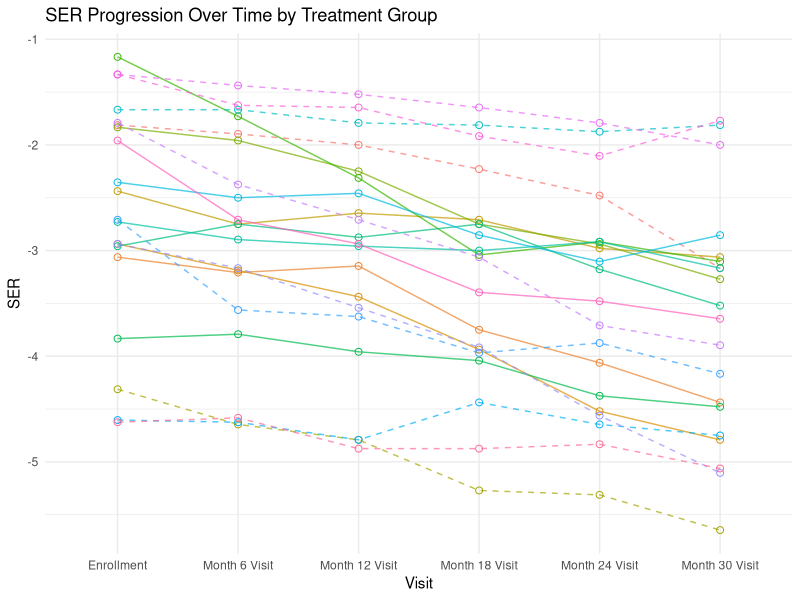
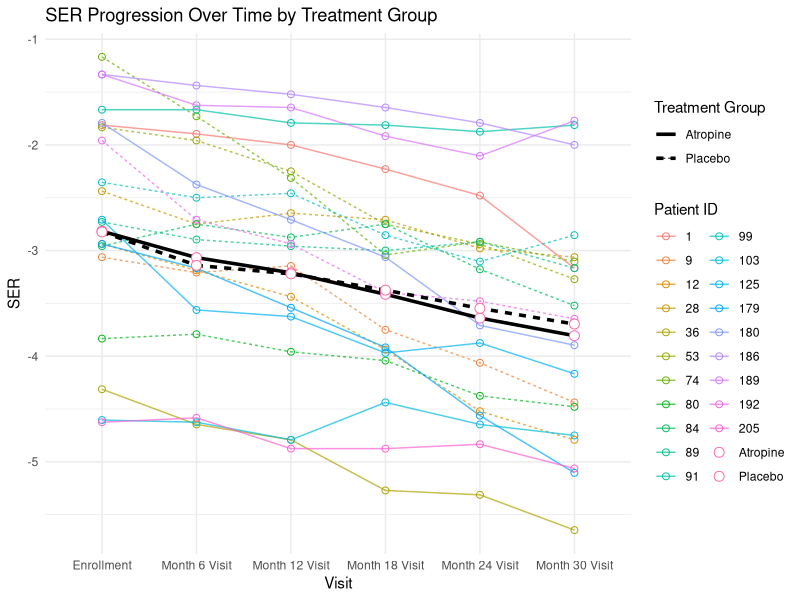

Recreate these plots in R, in order.
library(dplyr)
library(ggplot2)

# Part A. Data Import and merge

# Load VisitData and PtRoster datasets
VisitData <- read.table("Data Tables/MTS1ClinicTesting.txt", 
                        header = TRUE, sep = "|", fill = TRUE, stringsAsFactors = FALSE)
head(VisitData)

PtRoster <- read.table("Data Tables/MTS1PtRoster.txt", 
                       header = TRUE, sep = "|", fill = TRUE, stringsAsFactors = FALSE)
head(PtRoster)

# Load the additional dataset for parental myopia and other demographic information
DemoMedOcuHx <- read.table("Data Tables/MTS1DemoMedOcuHx.txt", 
                           header = TRUE, sep = "|", fill = TRUE, stringsAsFactors = FALSE)
head(DemoMedOcuHx)

#TODO: Handling baseline and run-in randomization 
# VisitData$Visit == 'Run-in FU Randomization'
# VisitData$Visit == 'Enrollment'
# if enrollment 

# Step 1: Calculate SER for each eye
# Left Eye (OS)
VisitData$S_OS <- rowMeans(VisitData[, c("AutoRef1SphOS", "AutoRef2SphOS", "AutoRef3SphOS")], na.rm = TRUE)
VisitData$C_OS <- rowMeans(VisitData[, c("AutoRef1CylOS", "AutoRef2CylOS", "AutoRef3CylOS")], na.rm = TRUE)
VisitData$SER_OS <- VisitData$S_OS + (VisitData$C_OS / 2)

# Right Eye (OD)
VisitData$S_OD <- rowMeans(VisitData[, c("AutoRef1SphOD", "AutoRef2SphOD", "AutoRef3SphOD")], na.rm = TRUE)
VisitData$C_OD <- rowMeans(VisitData[, c("AutoRef1CylOD", "AutoRef2CylOD", "AutoRef3CylOD")], na.rm = TRUE)
VisitData$SER_OD <- VisitData$S_OD + (VisitData$C_OD / 2)

# Step 2: Average SER across both eyes for each visit (i.e., time j)
VisitData$SER <- rowMeans(VisitData[, c("SER_OS", "SER_OD")], na.rm = TRUE)

# Step 3: Merge data with PtRoster and DemoMedOcuHx datasets
# Merging VisitData with PtRoster on Patient ID
MergedData <- merge(VisitData, PtRoster, by = "PtID")

# Merging the result with DemoMedOcuHx on Patient ID
MergedData <- merge(MergedData, DemoMedOcuHx, by = "PtID")

# Step 4: Create necessary variables
# Time (Visit) is already in VisitData as 'Visit'
# Group/Treatment assignment
MergedData$TreatmentGroup <- MergedData$TrtGroup

# Parental myopia status (investigating variables)
MergedData$is_mother_has_myopia <- MergedData$MotherMyop
MergedData$is_father_has_myopia <- MergedData$Father

# Step 5: Filter for patients with more than 5 visits without NA SER
FilteredData <- MergedData %>%
  filter(!is.na(SER)) %>%  # Remove rows where SER is NA
  group_by(PtID) %>%       # Group by PtID
  filter(n() > 5) %>%      # Keep only groups (patients) with more than 5 valid visits
  ungroup()                # Remove grouping to return to a regular data frame

# Get unique PtID for filtered dataset
UniquePtID <- unique(FilteredData$PtID)


# Part 2. Spagetti Plot

# Sample 10 unique patients from each treatment group
SampledPatients_trt <- FilteredData %>%
  filter(TrtGroup == "Atropine") %>%
  distinct(PtID, .keep_all = TRUE) %>%
  slice_sample(n = 10) %>%
  select(PtID)

SampledPatients_ctrl <- FilteredData %>%
  filter(TrtGroup == "Placebo") %>%
  distinct(PtID, .keep_all = TRUE) %>%
  slice_sample(n = 10) %>%
  select(PtID)

SampledPatients <- bind_rows(SampledPatients_trt, SampledPatients_ctrl)

# Filter the original data to include only records for the sampled patients
SampledData <- FilteredData %>%
  filter(PtID %in% SampledPatients$PtID)

# Set line types based on the treatment group
SampledData <- SampledData %>%
  mutate(LineType = ifelse(TrtGroup == "Atropine", "solid", "dashed"))

# Define the order of visits for consistent x-axis ordering
visit_order <- c("Enrollment", "Month 6 Visit", "Month 12 Visit", 
                 "Month 18 Visit", "Month 24 Visit", "Month 30 Visit")

# Convert Visit to a factor with specified order
SampledData <- SampledData %>%
  filter(Visit != "Run-in FU Randomization") %>%
  mutate(Visit = factor(Visit, levels = visit_order))

# Create the spaghetti plot with distinct line types and colors for each patient
ggplot(SampledData, aes(x = Visit, y = SER, group = PtID, color = as.factor(PtID))) +
  geom_line(aes(linetype = LineType), size = 0.5, alpha = 0.7) +  # Line for each patient with line type by group
  geom_point(size = 2, shape = 1) +                                        # Add points at each SER measurement
  labs(title = "SER Progression Over Time by Treatment Group",
       x = "Visit",
       y = "SER",
       color = "Patient ID",
       linetype = 'LineType') +
  scale_x_discrete(drop = FALSE) +                              # Ensure all visits appear on the x-axis
  scale_linetype_manual(values = c("solid", "dashed")) +        
  theme_minimal() +
  theme(legend.position = "none")                               # Optionally hide the legend if there are too many patients



# Calculate and add mean profiles
MeanProfileData <- MergedData %>%
  filter(Visit != "Run-in FU Randomization") %>%
  group_by(Visit, TrtGroup) %>%
  summarize(Mean_SER = mean(SER, na.rm = TRUE), .groups = 'drop')

# Combined plot with individual trajectories and mean profiles
ggplot() +
  # Individual trajectories
  geom_line(data = SampledData, 
            aes(x = Visit, y = SER, group = PtID, color = as.factor(PtID), 
                linetype = TrtGroup),
            size = 0.5, alpha = 0.7) +
  geom_point(data = SampledData,
             aes(x = Visit, y = SER, color = as.factor(PtID)),
             size = 2, shape = 1) +
  # Mean profiles
  geom_line(data = MeanProfileData,
            aes(x = Visit, y = Mean_SER, group = TrtGroup, linetype = TrtGroup),
            size = 1.2) +
  geom_point(data = MeanProfileData,
             aes(x = Visit, y = Mean_SER, color = TrtGroup),
             size = 3, shape = 21, fill = "white") +
  # Labels and theme
  labs(title = "SER Progression Over Time by Treatment Group",
       x = "Visit",
       y = "SER",
       color = "Patient ID",
       linetype = "Treatment Group") +
  scale_x_discrete(drop = FALSE) +
  theme_minimal() +
  theme(legend.position = "right")

### Displaying five patients

# only leave the last observation, which is the 5th visit
SampledData %>%
  select(
    PtID,
    SER,
    Sex,
    TreatmentGroup,
    Race,
    EyeColor,
    AgeAsofEnrollDt,
    is_mother_has_myopia,
    is_father_has_myopia,
    Visit
  ) %>%
  group_by(PtID) %>%
  slice_tail(n = 1) %>%
  ungroup() %>%
  arrange(PtID) %>%
  select(-Visit) %>% # then rename the column , ageasenrolldt as age and Eyecolor as iris_color
  rename(age = AgeAsofEnrollDt, iris_color = EyeColor) %>%
  head(5) %>%
  knitr::kable()
